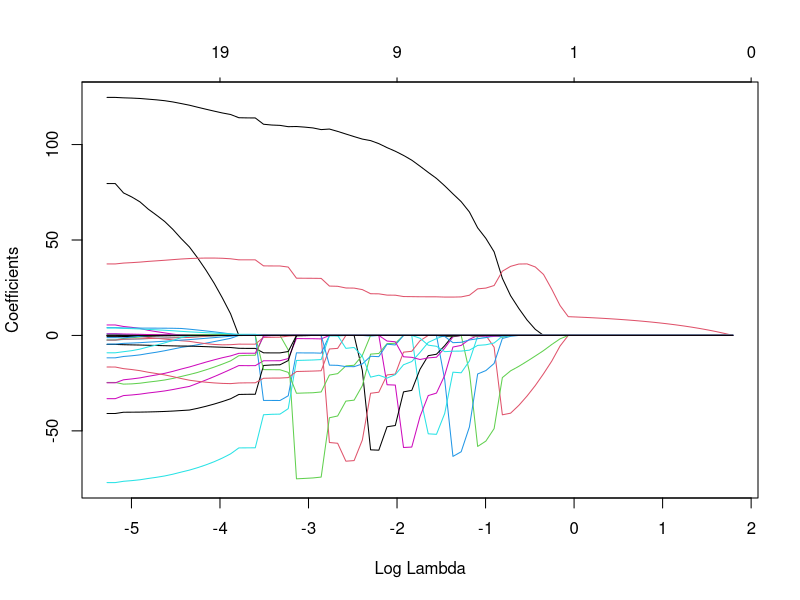
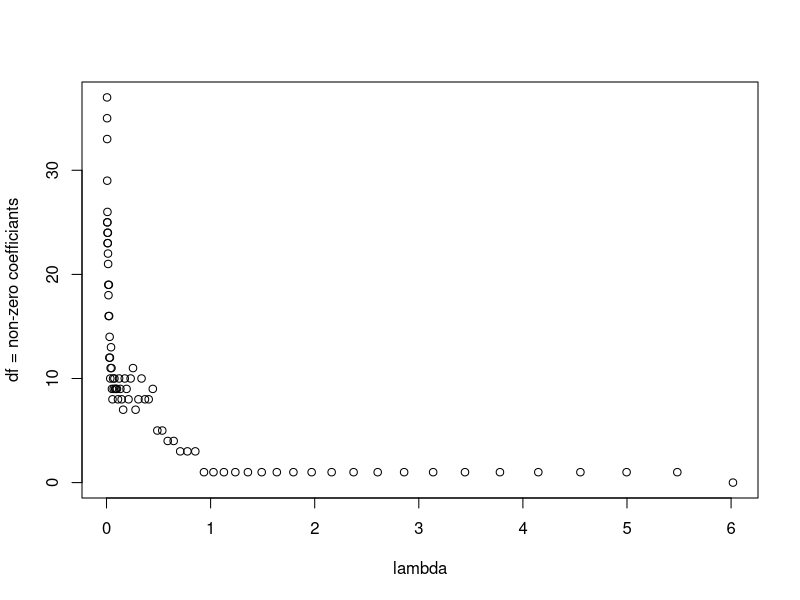
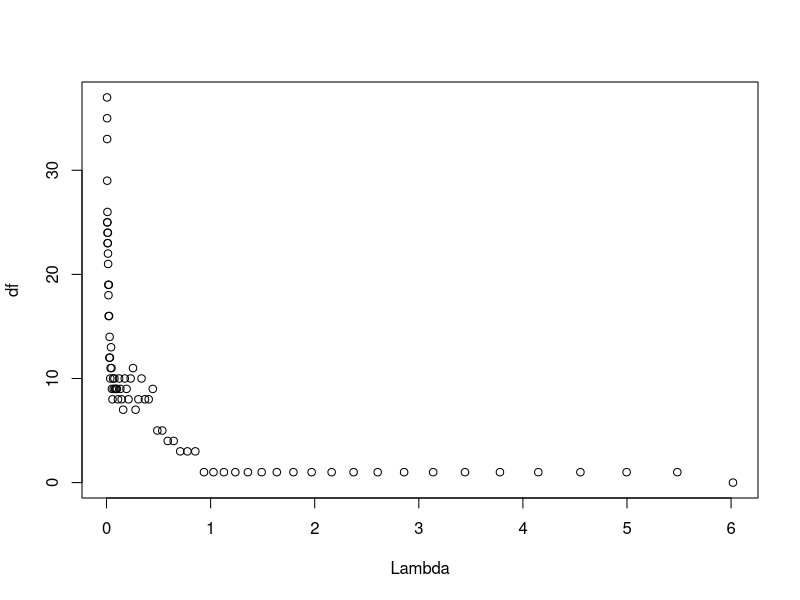
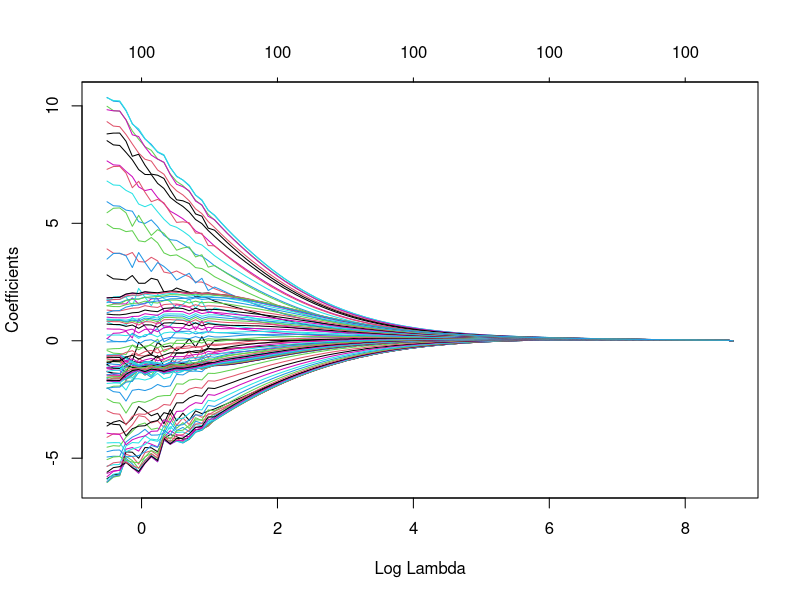
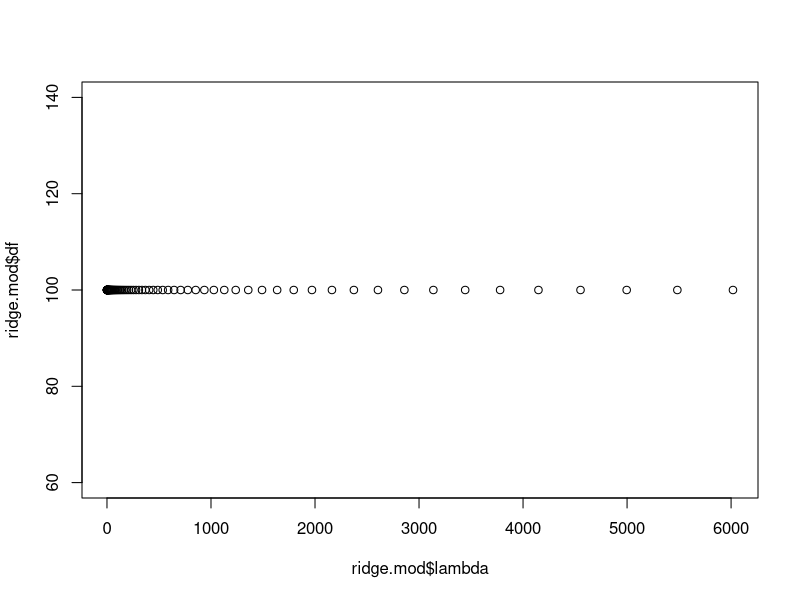
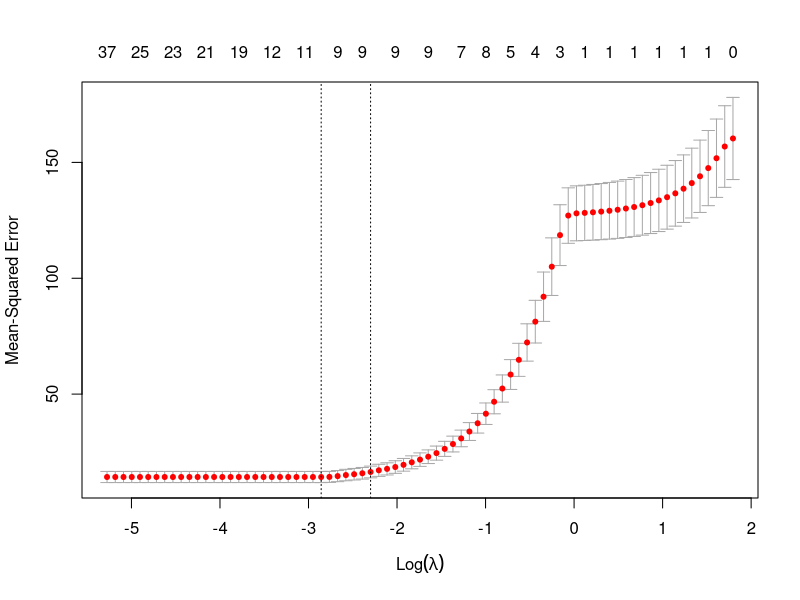
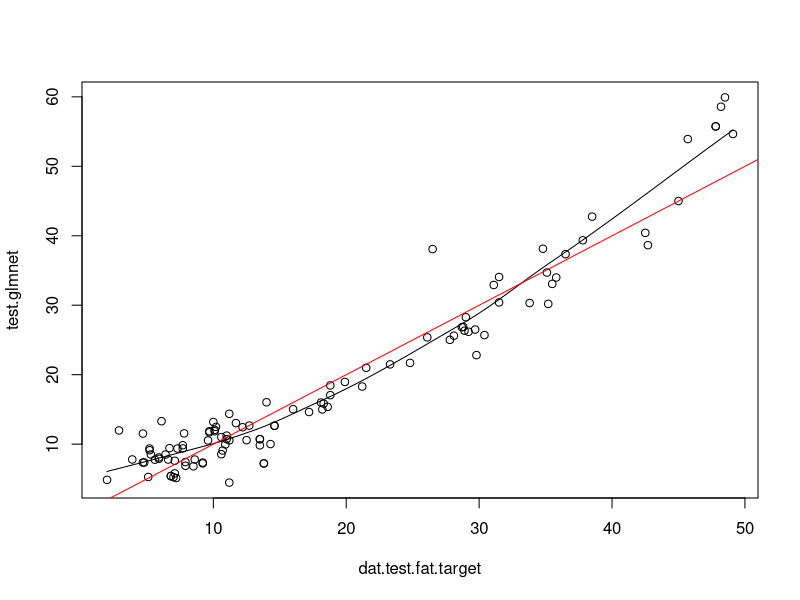
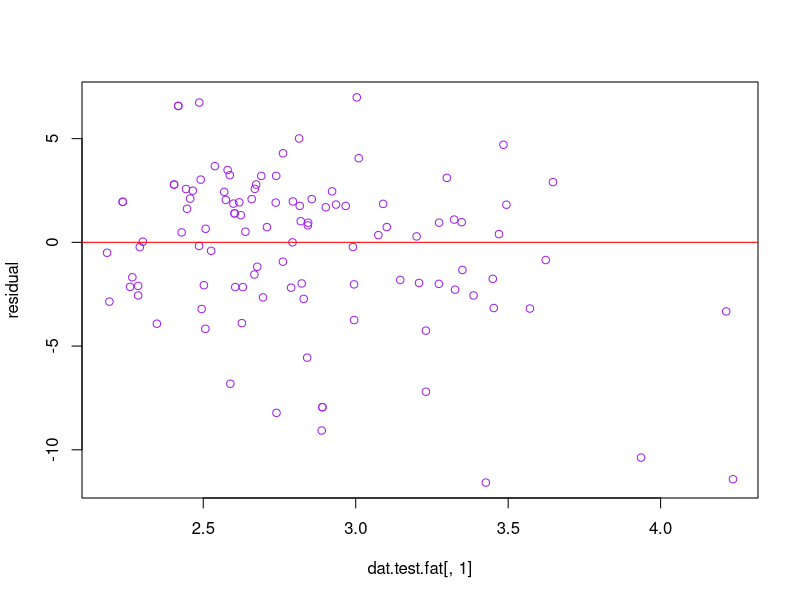

R code for these plots, in order:
mydata = read.csv("tecator.csv")

# prepare data
set.seed(12345)
n = dim(mydata)[1]
id = sample(1:n, floor(n*0.5))
dat.train = mydata[id,]
dat.test = mydata[-id,]

# No pre-processing 
# 1
  # remove all exept channels 1-100, collect fat
dat.train.fat = dat.train[,2:102]
dat.train.fat.channels = dat.train[,2:101]
dat.train.fat.target = dat.train[,102]
dat.test.fat = dat.test[,2:102]
dat.test.fat.target = dat.test[,102]
dat.test.fat.channels = dat.test[,2:101]

  # Fitting to training data
reg.mod <- lm(Fat ~., data = dat.train.fat)
  # Probabilistic model
reg.mod$coefficients
  # Note that many variables have unsatisfactory significance levels
summary(reg.mod)

  # Predict training data and test data 
reg.fit.train <- predict(reg.mod, dat.train.fat)
reg.fit.test <- predict(reg.mod, dat.test.fat)

  # Error: E((train- predict of train)^2) = 0.005709117 good
err.train.fat = mean((dat.train.fat.target-reg.fit.train)^2)
err.train.fat

  # Error: E((test - predict of test)^2) = 722.4294  #Really bad(!)
err.test.fat = mean((dat.test.fat.target-reg.fit.test)^2)
err.test.fat

  # Checking residual - control
#plot(x=dat.test$ï..Sample, y=((dat.test.fat.target-reg.fit.test)^2)) 


# 2 LASSO on fat - objective function
# Objective: minimize the cost function = minimize -loglikelihood = min sum((y-y_hat)^2) = min sum((y - predicted y)^2)
# Subject to lambda*sum(abs(w))<= s, where lambda = 1
# So objective function is minimize residuals, just like the regression, but now with an additional boundary -> glmnnet can solve this problem 

# 3- glmnet() with alpha = 1
library(glmnet)
     
 lasso.mod <- glmnet(as.matrix(dat.train.fat.channels),dat.train.fat.target, alpha=1, family="gaussian" )
 # Plot function displays relation between coefficients and log lambda
 plot(lasso.mod, xvar="lambda")
  
 # When penalty is greater (more to the right(e0)) then few coefficients are != 0, and when the penalty is smaller, then we can have more coefficients (lambda = e-4)
 # Most coefficients are variating between 0 and -50, but three are positive
 
 #df =  The number of nonzero coefficients for each value of lambda. Visually looks like around lambda = 0 has 3

plot(x=lasso.mod$lambda, y=lasso.mod$df, xlab="lambda", ylab="df = non-zero coefficiants") # 3 coeff around around lambda = 0,9 is confirmed


lambda = which(lasso.mod$lambda <= 1)
lasso.mod$df[22] # has 3 coefficients
lasso.mod$lambda[22] # 3 coefficients when lambda = 0.8530452

# 4 Df - penalty parameter plot -> Df vs lambda

plot(x=lasso.mod$lambda, y=lasso.mod$df, xlab="Lambda", ylab="df") # The trend is expected, since the closer to 0 (the greater more negative log lambda), the more coefficients are not 0 (same result as the log plot above)

# 5 ridge regression - alpha = 0
ridge.mod <- glmnet(as.matrix(dat.train.fat.channels), dat.train.fat.target, alpha=0, family = "gaussian")

plot(ridge.mod, xvar="lambda") # THe ridge plot for lambda also has fewer non-zero coefficients with greater lambda, but only a few values of lambda in this graph compared to the lasso
plot(x=ridge.mod$lambda, y=ridge.mod$df) # no non-zero coefficients for any of the lambda values -> No value of lambda will give 3 coefficients

# 6 Cross-validation lasso
lasso.cv.mod = cv.glmnet(as.matrix(dat.train.fat.channels),dat.train.fat.target, alpha=1, family="gaussian")

plot(lasso.cv.mod) # The CV score = MSE, is low for small lambdas (small penalties), MSE takes off around log lambda = -2,5, increases to 0 and then rises more slow, lambda.min is the dotted line to the left
# The plot shows that the log lambda_min has an overlapping MSE interval with log lambda = -2, and it is thus impossilbe to say that log lambda min is significantly better than -2 
# It looks like 9 coefficients are in the model for lambda min, but check coef() to verify
lasso.cv.mod$lambda.min # -2.856921

coef.opt = matrix(coef(lasso.cv.mod, s='lambda.min'))
table(coef.opt[,1]!=0)# there are 9 non-zero coefficients when optimal lambda (including intersection), as thought!


test.glmnet = predict(lasso.cv.mod, newx=as.matrix(dat.test.fat.channels), s="lambda.min") # specifying predict for lambda min

scatter.smooth(dat.test.fat.target, test.glmnet)
abline(0,1, col="red") # line which the data should follow

#plot(x=dat.test[,1], y=test.glmnet, xlab="Index", ylab="", col="pink")
#points(x=dat.test[,1], y=dat.test.fat.target, xlab="Index", ylab="Predicted and Test", col="blue")
#legend("top", inset=.02, legend=c("Predicted", "Test"), col=c("pink", "blue"),  lty=1:2, cex=0.8)

# The model is not very good, but not horrible.
# Notice the that values are off at the outer points
# Checking residuals

err.test.fat = mean((dat.test.fat.target - test.glmnet)^2)
err.test.fat # squared residuals = 13.67339 much lower that ~700 before

# Plotting residuals show that some predictions are quite off - often predicted bigger value than test 
residual = dat.test.fat.target - test.glmnet
plot(x=dat.test.fat[,1], y=residual, col="purple")
abline(0,0, col="red")

# 7 Generate new target values - y ~ N(wTx, sigma^2)
  # w_opt = coef.opt from Lasso result (+ intercept), dat.test.fat.channels = x (-intercepts, must add x0)

  # Add w0 to first position
x0 = matrix(rep(c(1), 108), ncol=1)
x0
test.channels = dat.test.fat.channels
test.channels = cbind(test.channels, x0)
test.channels = subset(test.channels, select=c(101,1:100))

  # change to matrix and transpose
test.channels = as.matrix(test.channels)
test.channels = t(test.channels)

  # Create the y by multiplying w with x and add error from N()
s2.residual = mean(residual^2)
e = matrix(rnorm(108, 0, s2.residual), nrow = 1)
w = t(coef.opt)
new.test.target = w%*%test.channels
new.test.target = new.test.target + e
new.test.target

#plot(x= dat.test[,1], y=dat.test.fat.target, col="blue")
#points(x=dat.test[,1], y=new.test.target, col="orange")
#legend(x=50, y=50, inset = 0.02, legend = c("Generated target", "Original Fat"), col=c("orange", "blue"), lty=1:2, cex=0.8)

scatter.smooth(dat.test.fat.target, new.test.target)
abline(0,1, col="red")

# The predictions are still near the target but sometimes a bit off. One can clearly see the displayed pattern
err.test.fat = mean((dat.test.fat.target - new.test.target)^2)
err.test.fat # squared residuals =  181.5103 worse than 13.67339 much lower that ~700 before
